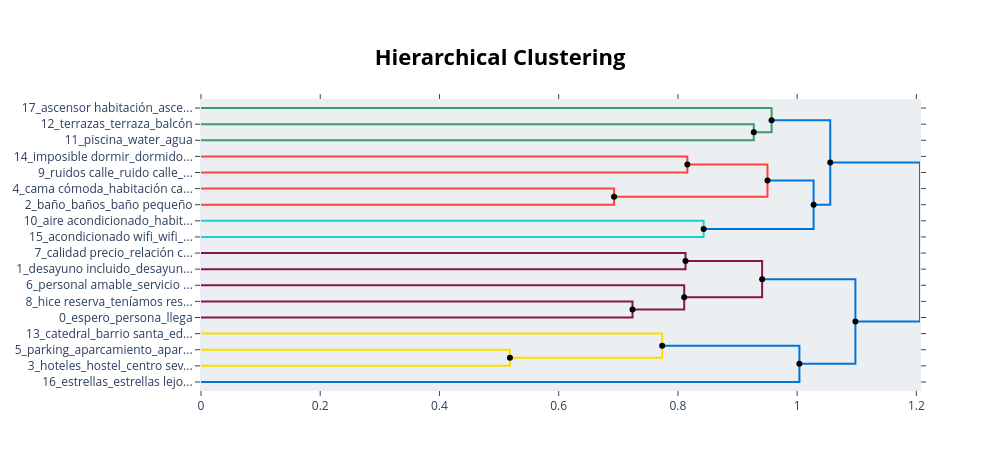

Here is the notebook cell this chart was saved with:
### Code cell
try:
    hierarchical_topics = topic_model.hierarchical_topics(docs)
    fig_hier = topic_model.visualize_hierarchy(hierarchical_topics=hierarchical_topics)
    fig_hier.show()
except Exception as e:
    print(f'Jerarquía no disponible: {e}')

### Figure 1 — Plotly figure (JSON) as saved in the notebook; plotly's stock layout.template omitted (floating-point values rounded to 4 significant figures)
{"data": [{"hoverinfo": "text", "marker": {"color": "rgb(61,153,112)"}, "mode": "lines", "text": ["terrazas_terraza_balcón_terraza planta_patio interior", "", "", "piscina_water_agua_estadio_bar"], "type": "scatter", "x": [0, 0.9273, 0.9273, 0], "xaxis": "x", "y": [-15, -15, -25, -25], "yaxis": "y"}, {"hoverinfo": "text", "marker": {"color": "rgb(61,153,112)"}, "mode": "lines", "text": ["ascensor habitación_ascensor_ascensores_escalera_habitación superior", "", "", "piscina_jacuzzi_agua_bar_playa"], "type": "scatter", "x": [0, 0.9571, 0.9571, 0.9273], "xaxis": "x", "y": [-5, -5, -20, -20], "yaxis": "y"}, {"hoverinfo": "text", "marker": {"color": "rgb(255,65,54)"}, "mode": "lines", "text": ["imposible dormir_dormido_dormimos_dormir_pasamos noche", "", "", "ruidos calle_ruido calle_calle ruidosa_ruidoso_ruidosa"], "type": "scatter", "x": [0, 0.8158, 0.8158, 0], "xaxis": "x", "y": [-35, -35, -45, -45], "yaxis": "y"}, {"hoverinfo": "text", "marker": {"color": "rgb(255,65,54)"}, "mode": "lines", "text": ["cama cómoda_habitación cama_camas cómodas_habitación camas_cama", "", "", "baño_baños_baño pequeño_baño limpio_bañera"], "type": "scatter", "x": [0, 0.6929, 0.6929, 0], "xaxis": "x", "y": [-55, -55, -65, -65], "yaxis": "y"}, {"hoverinfo": "text", "marker": {"color": "rgb(255,65,54)"}, "mode": "lines", "text": ["ruidos calle_ruido calle_calle ruidosa_ruidosa_ruidoso", "", "", "baño_baños_bañera_habitación limpia_habitación cama"], "type": "scatter", "x": [0.8158, 0.9502, 0.9502, 0.6929], "xaxis": "x", "y": [-40, -40, -60, -60], "yaxis": "y"}, {"hoverinfo": "text", "marker": {"color": "rgb(35,205,205)"}, "mode": "lines", "text": ["aire acondicionado_habitación aire_acondicionado habitaciones_calefacción_aire", "", "", "acondicionado wifi_wifi_aire acondicionado_teléfono_ordenador"], "type": "scatter", "x": [0, 0.8431, 0.8431, 0], "xaxis": "x", "y": [-75, -75, -85, -85], "yaxis": "y"}, {"hoverinfo": "text", "marker": {"color": "rgb(0,116,217)"}, "mode": "lines", "text": ["cama cómoda_camas cómodas_cama_habitación limpia_habitaciones limpias", "", "", "aire acondicionado_habitación aire_acondicionado habitaciones_calefacción_acondicionado"], "type": "scatter", "x": [0.9502, 1.028, 1.028, 0.8431], "xaxis": "x", "y": [-50, -50, -80, -80], "yaxis": "y"}, {"hoverinfo": "text", "marker": {"color": "rgb(0,116,217)"}, "mode": "lines", "text": ["piscina_jacuzzi_agua_bar_reservamos", "", "", "habitaciones_habitaciones limpias_habitación limpia_camas cómodas_habitaciones pequeñas"], "type": "scatter", "x": [0.9571, 1.056, 1.056, 1.028], "xaxis": "x", "y": [-12.5, -12.5, -65, -65], "yaxis": "y"}, {"hoverinfo": "text", "marker": {"color": "rgb(133,20,75)"}, "mode": "lines", "text": ["calidad precio_relación calidad_calidad_precio alto_precios", "", "", "desayuno incluido_desayuno_desayunos_alimentos_comida"], "type": "scatter", "x": [0, 0.8128, 0.8128, 0], "xaxis": "x", "y": [-95, -95, -105, -105], "yaxis": "y"}, {"hoverinfo": "text", "marker": {"color": "rgb(133,20,75)"}, "mode": "lines", "text": ["hice reserva_teníamos reserva_hicimos reserva_reserva_reserva persona", "", "", "espero_persona_llega_persona mala_llevan"], "type": "scatter", "x": [0, 0.7238, 0.7238, 0], "xaxis": "x", "y": [-125, -125, -135, -135], "yaxis": "y"}, {"hoverinfo": "text", "marker": {"color": "rgb(133,20,75)"}, "mode": "lines", "text": ["personal amable_servicio amable_amabilidad_personal agradable_educado", "", "", "teniendo_hice_entiendo_iba_llevan"], "type": "scatter", "x": [0, 0.8105, 0.8105, 0.7238], "xaxis": "x", "y": [-115, -115, -130, -130], "yaxis": "y"}, {"hoverinfo": "text", "marker": {"color": "rgb(133,20,75)"}, "mode": "lines", "text": ["desayuno incluido_desayunos_desayuno_alimentos_comida", "", "", "personal amable_personal agradable_amabilidad_amable_amables"], "type": "scatter", "x": [0.8128, 0.9413, 0.9413, 0.8105], "xaxis": "x", "y": [-100, -100, -122.5, -122.5], "yaxis": "y"}, {"hoverinfo": "text", "marker": {"color": "rgb(255,220,0)"}, "mode": "lines", "text": ["parking_aparcamiento_aparcar_cerca centro_centro ciudad", "", "", "hoteles_hostel_centro sevilla_pleno centro_habitaciones"], "type": "scatter", "x": [0, 0.5182, 0.5182, 0], "xaxis": "x", "y": [-155, -155, -165, -165], "yaxis": "y"}, {"hoverinfo": "text", "marker": {"color": "rgb(255,220,0)"}, "mode": "lines", "text": ["catedral_barrio santa_edificio_santa cruz_cerca centro", "", "", "excelente ubicación_ubicación perfecta_cerca centro_centro sevilla_único ubicación"], "type": "scatter", "x": [0, 0.7736, 0.7736, 0.5182], "xaxis": "x", "y": [-145, -145, -160, -160], "yaxis": "y"}, {"hoverinfo": "text", "marker": {"color": "rgb(0,116,217)"}, "mode": "lines", "text": ["excelente ubicación_ubicación perfecta_cerca centro_centro sevilla_lugar", "", "", "estrellas_estrellas lejos_estrella_muchísimo_parecía"], "type": "scatter", "x": [0.7736, 1.004, 1.004, 0], "xaxis": "x", "y": [-152.5, -152.5, -175, -175], "yaxis": "y"}, {"hoverinfo": "text", "marker": {"color": "rgb(0,116,217)"}, "mode": "lines", "text": ["desayuno_desayunos_café_comer_cafetería", "", "", "excelente ubicación_ubicación perfecta_cerca centro_centro sevilla_ubicación"], "type": "scatter", "x": [0.9413, 1.098, 1.098, 1.004], "xaxis": "x", "y": [-111.2, -111.2, -163.8, -163.8], "yaxis": "y"}, {"hoverinfo": "text", "marker": {"color": "rgb(0,116,217)"}, "mode": "lines", "text": ["camas cómodas_habitaciones limpias_cama cómoda_habitaciones_habitación limpia", "", "", "desayuno_desayunos_café_comida_restaurante"], "type": "scatter", "x": [1.056, 1.206, 1.206, 1.098], "xaxis": "x", "y": [-38.75, -38.75, -137.5, -137.5], "yaxis": "y"}, {"hoverinfo": "text", "hovertext": ["ruidos calle_ruido calle_calle ruidosa_ruidosa_ruidoso", "cama cómoda_camas cómodas_cama_habitación limpia_habitaciones limpias", "piscina_jacuzzi_agua_bar_reservamos", "desayuno incluido_desayunos_desayuno_alimentos_comida", "excelente ubicación_ubicación perfecta_cerca centro_centro sevilla_lugar", "desayuno_desayunos_café_comer_cafetería", "camas cómodas_habitaciones limpias_cama cómoda_habitaciones_habitación limpia"], "marker": {"color": "black"}, "mode": "markers", "showlegend": false, "type": "scatter", "x": [0.8158, 0.9502, 0.9571, 0.8128, 0.7736, 0.9413, 1.056], "y": [-40, -50, -12.5, -100, -152.5, -111.2, -38.75]}, {"hoverinfo": "text", "hovertext": ["piscina_jacuzzi_agua_bar_playa", "baño_baños_bañera_habitación limpia_habitación cama", "aire acondicionado_habitación aire_acondicionado habitaciones_calefacción_acondicionado", "habitaciones_habitaciones limpias_habitación limpia_camas cómodas_habitaciones pequeñas", "teniendo_hice_entiendo_iba_llevan", "personal amable_personal agradable_amabilidad_amable_amables", "excelente ubicación_ubicación perfecta_cerca centro_centro sevilla_único ubicación", "excelente ubicación_ubicación perfecta_cerca centro_centro sevilla_ubicación", "desayuno_desayunos_café_comida_restaurante"], "marker": {"color": "black"}, "mode": "markers", "showlegend": false, "type": "scatter", "x": [0.9273, 0.6929, 0.8431, 1.028, 0.7238, 0.8105, 0.5182, 1.004, 1.098], "y": [-20, -60, -80, -65, -130, -122.5, -160, -163.8, -137.5]}], "layout": {"autosize": false, "height": 470, "hoverlabel": {"bgcolor": "white", "font": {"family": "Rockwell", "size": 16}}, "hovermode": "closest", "plot_bgcolor": "#ECEFF1", "showlegend": false, "title": {"font": {"color": "Black", "size": 22}, "text": "<b>Hierarchical Clustering</b>", "x": 0.5, "xanchor": "center", "yanchor": "top"}, "width": 1000, "xaxis": {"mirror": "allticks", "rangemode": "tozero", "showgrid": false, "showline": true, "showticklabels": true, "ticks": "outside", "type": "linear", "zeroline": false}, "yaxis": {"mirror": "allticks", "range": [-180, 0], "rangemode": "tozero", "showgrid": false, "showline": true, "showticklabels": true, "tickmode": "array", "ticks": "outside", "ticktext": ["17_ascensor habitación_asce...", "12_terrazas_terraza_balcón", "11_piscina_water_agua", "14_imposible dormir_dormido...", "9_ruidos calle_ruido calle_...", "4_cama cómoda_habitación ca...", "2_baño_baños_baño pequeño", "10_aire acondicionado_habit...", "15_acondicionado wifi_wifi_...", "7_calidad precio_relación c...", "1_desayuno incluido_desayun...", "6_personal amable_servicio ...", "8_hice reserva_teníamos res...", "0_espero_persona_llega", "13_catedral_barrio santa_ed...", "5_parking_aparcamiento_apar...", "3_hoteles_hostel_centro sev...", "16_estrellas_estrellas lejo..."], "tickvals": [-5, -15, -25, -35, -45, -55, -65, -75, -85, -95, -105, -115, -125, -135, -145, -155, -165, -175], "type": "linear", "zeroline": false}}}
